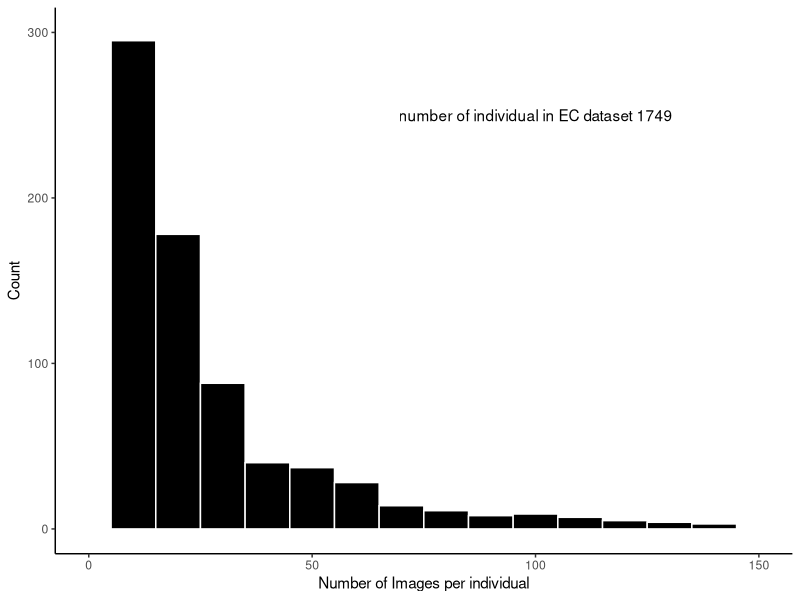
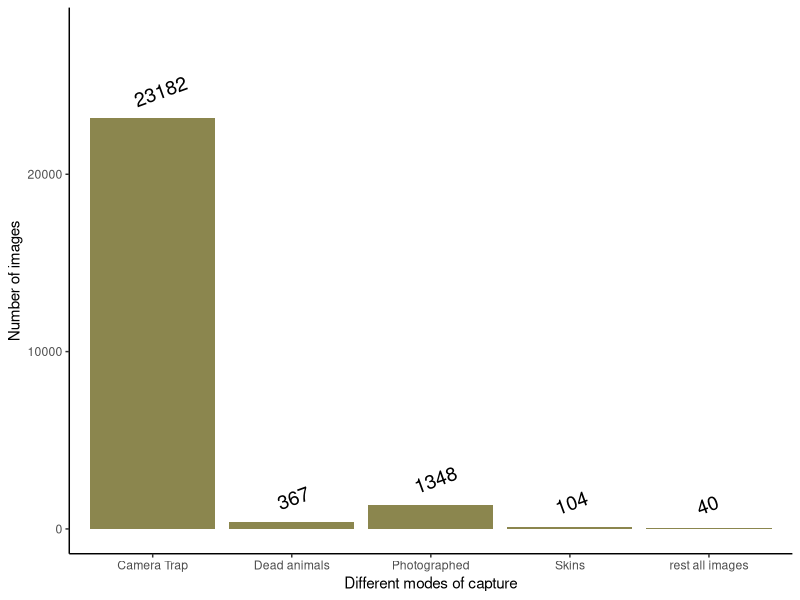
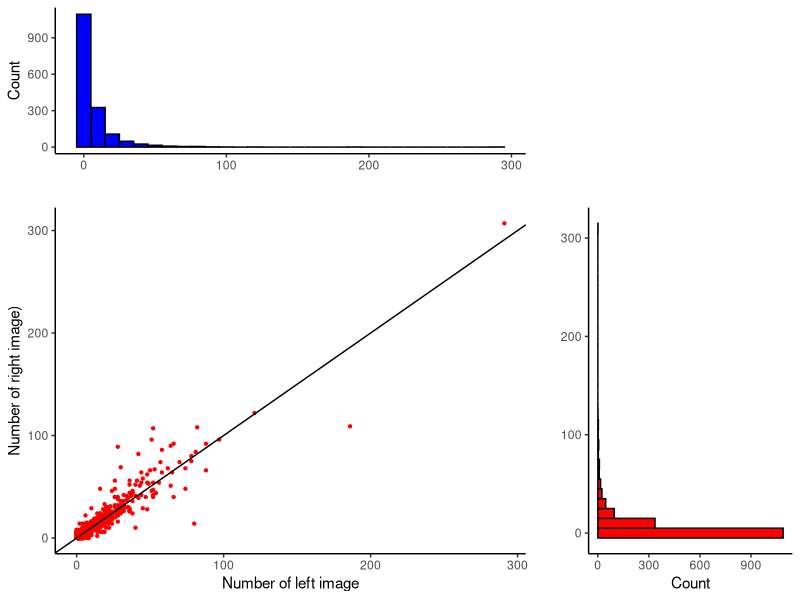

Here is the R script that generated these plots, in order:
## ---- chunk 1
animal_data<-read.csv("Animal_cature_details.csv",header = T)
require(dplyr)
## ---- chunk 2
library(ggplot2)
img_per_ind<-group_by(animal_data,id)%>%
  summarise(number_of_image=n())%>%
  as.data.frame()
plot_hist<-ggplot(img_per_ind,aes(number_of_image))
plot_hist+geom_histogram(binwidth =10,color="white",fill="black")+ theme_classic()+labs(x="Number of Images per individual",y="Count")+xlim(c(0,150))+ylim(c(0,300))+annotate(geom = "text",x=100,y=250,
                                                                                                                                                                              label=paste("number of individual in EC dataset",nrow(img_per_ind),sep = " "))
x<-quantile(img_per_ind$number_of_image)
quant<-data.frame(quantile=names(x),value=unname(x))

## ---- chunk 3
knitr::kable(quant,align = 'l')
## ---- chunk 4
capture_mode_cat<-c("Camera Trap","Dead animals","Photographed","Skins","rest all images")
capture_mode_cat<-ordered(capture_mode_cat,levels=capture_mode_cat)
number_of_images<-rep(NA,length(capture_mode_cat))
#camera trap images
number_of_images[1]<-nrow(subset(animal_data,animal_data$CPMD=="CT"))
#dead
number_of_images[2]<-nrow(subset(animal_data,animal_data$CPMD=="DE"))
#photograph
number_of_images[3]<-nrow(subset(animal_data,animal_data$CPMD=="PH"))
#skin
number_of_images[4]<-nrow(subset(animal_data,animal_data$CPMD=="PE"))
#result all
number_of_images[5]<-nrow(animal_data)-sum(number_of_images[1:4]) 
CPMD<-data.frame(mode_of_cap=capture_mode_cat,value=(number_of_images))
cmpd_plot<-ggplot(data = CPMD,aes(y=value,x=mode_of_cap))
cmpd_plot+geom_bar(stat="identity",fill="khaki4")+geom_text(aes(label=value),hjust=0.2,vjust=-1,size=5,position = position_dodge(0.9),angle=20)+
  ylim(c(0,28000))+labs(x="Different modes of capture",y="Number of images")+theme_classic()
## ---- chunk 5
animal_data$side[grep("L",animal_data$side)]<-"L"
animal_data$side[grep("R",animal_data$side)]<-"R"
animal_data<-subset(animal_data,is.na(match(animal_data$CPMD,c("CT","PH")))==F)
animal_data<-animal_data[is.na(animal_data$side)==F,]
flanks<-group_by(animal_data,id,side)%>%summarise(number=n())%>%as.data.frame()

library(tidyr)
require(gridExtra)
flank_plot<-spread(data = flanks,key = "side",value = "number",fill = 0)

spread_plot<-ggplot(data =  flank_plot,aes(x=L,y=R))
scatter_plot<-spread_plot+geom_point(color="red",shape=19,size=0.8)+labs(x="Number of left image",y="Number of right image)")+
  geom_abline(slope = 1, intercept = 0)+theme_classic()
#hist_right
hist_right<-ggplot(data = flank_plot,aes(x=R))+geom_histogram(color="black",fill="red",binwidth = 10)+
  theme_classic()+labs(x="",y="Count")+coord_flip()
#hist left
hist_left<-ggplot(data = flank_plot,aes(x=L))+geom_histogram(color="black",fill="blue",binwidth = 10)+
  theme_classic()+labs(x="",y="Count")
empty <- ggplot()+geom_point(aes(1,1), colour="white")+

  theme(axis.ticks=element_blank(), 

        panel.background=element_blank(), 

        axis.text.x=element_blank(), axis.text.y=element_blank(),           

        axis.title.x=element_blank(), axis.title.y=element_blank())
#ploting correctly
grid.arrange(hist_left, empty, scatter_plot, hist_right, ncol=2, nrow=2, widths=c(2, 1), heights=c(1, 2))
